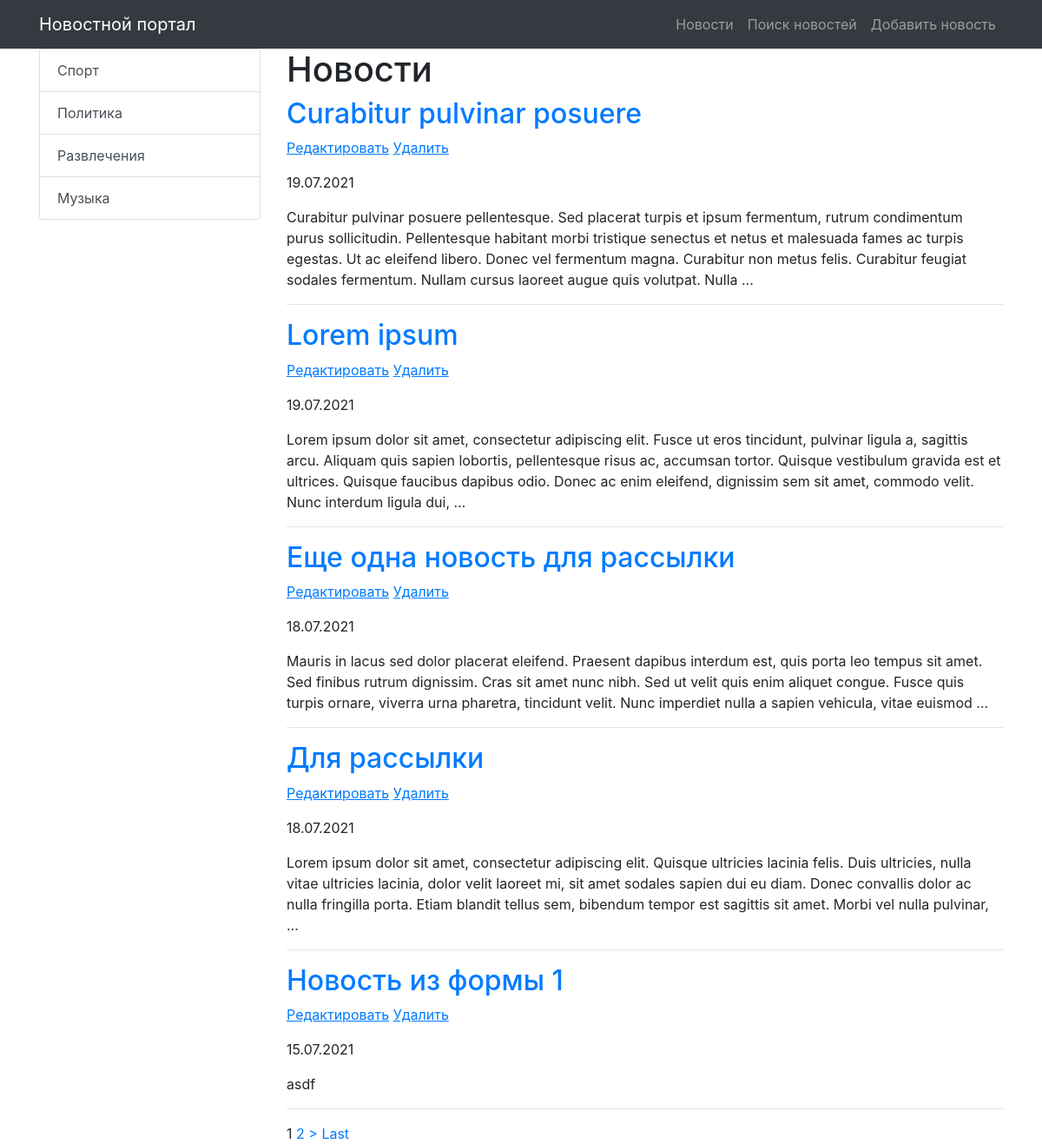
/news/ (signed in), run on an earlier commit of the app's database.
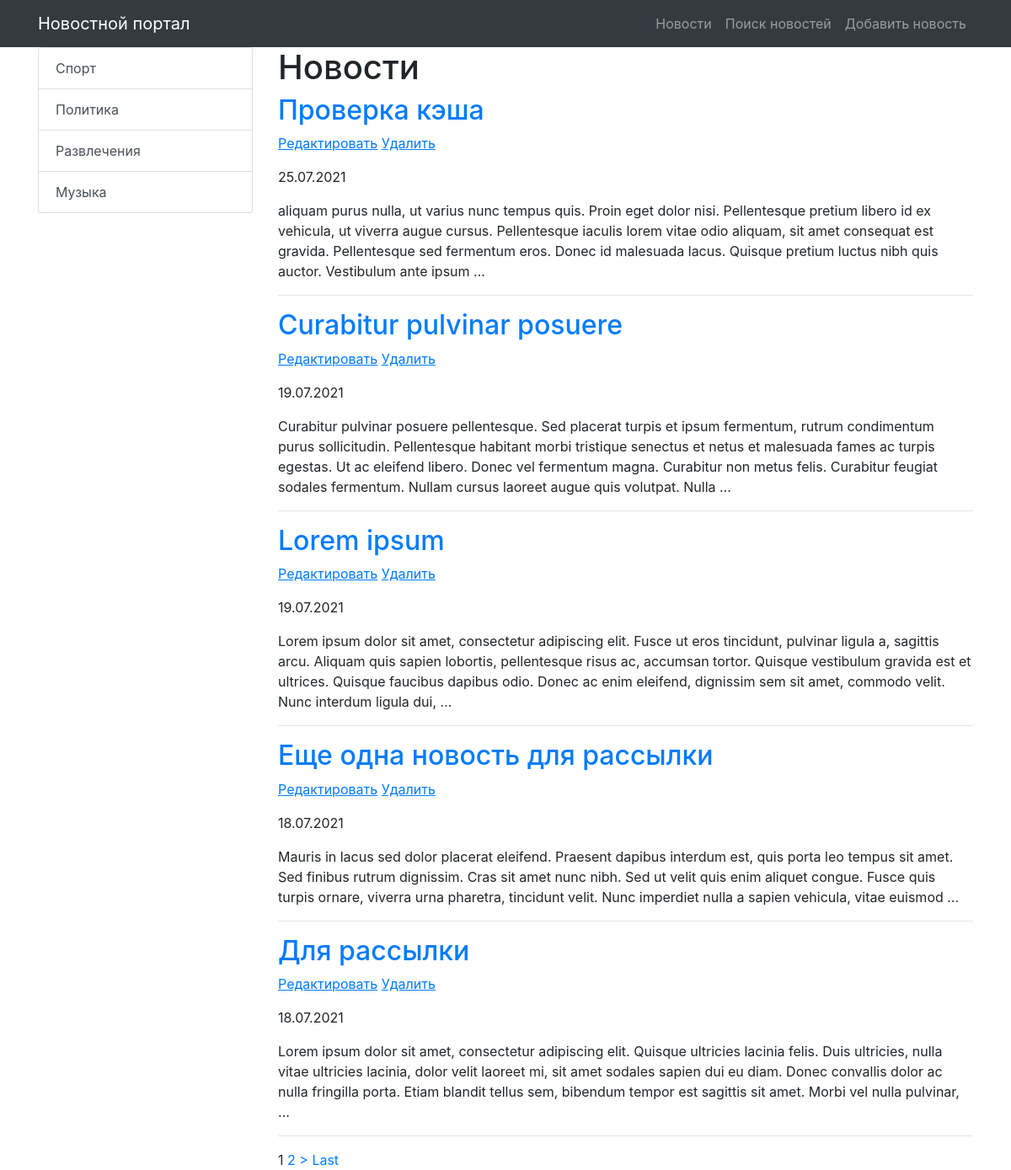
And on a later commit of the database.
### news/models.py (models this page shows, shortened)
class Category(models.Model):
    title = models.CharField(max_length=255, unique=True)
    subscribers = models.ManyToManyField(User)
    def get_absolute_url(self):
        return reverse('news_category', kwargs={'category_id': self.pk})

class Post(models.Model):
    TYPE = [
        ('Article', 'Статья'),
        ('News', 'Новость'),
    ]
    author = models.ForeignKey(Author, on_delete=models.CASCADE, verbose_name='Автор')
    category = models.ManyToManyField(Category, through='PostCategory')
    type = models.CharField(max_length=20, choices=TYPE, verbose_name='Тип', default='Article')
    creation_datetime = models.DateTimeField(auto_now_add=True, verbose_name='Дата публикации')
    title = models.CharField(max_length=255, verbose_name='Название')
    text = models.TextField(verbose_name='Содержание')
    rating = models.IntegerField(default=0)
    class Meta:
        verbose_name = 'Пост'
        verbose_name_plural = 'Посты'
        ordering = ['-creation_datetime', 'title']

### news/views.py (the view)
# urls.py: path('', cache_page(60)(NewsList.as_view())),
class NewsList(LoginRequiredMixin, ListView):
    model = Post
    template_name = 'news/news.html'
    context_object_name = 'news'
    queryset = Post.objects.order_by('-creation_datetime')
    paginate_by = 5
    def get_context_data(self, **kwargs):
        context = super().get_context_data(**kwargs)
        context['posts_amount'] = len(Post.objects.all())
        context['categories'] = Category.objects.all()
        return context

### news/templatetags/custom_filters.py (called while the page is built)
@register.filter(name='censor')
def censor(text, swearing):
    if swearing in text:
        return text.replace(swearing, '***')
    return text

### templates/news/news.html (shortened to what this page needs)
{% extends 'default.html' %}
{% load custom_filters %}
{% block content %}
    <h1>Новости</h1>
    {% if news %}
        {% for item in news %}
            <h2>
                <a href="{% url 'news_one' item.pk %}">{{ item.title | censor:'очень_плохое_слово'}}</a>
            </h2>
            <p>
                <a href="{% url 'news_update' item.pk %}"><u>Редактировать</u></a>
                <a href="{% url 'news_delete' item.pk %}"><u> Удалить </u></a>
            </p>
            <p>{{ item.creation_datetime | date:'d.m.Y'}}</p>
            <p>{{ item.text | censor:'очень_плохое_слово' | truncatewords_html:50}}</p>
            <hr>
        {% endfor %}
    {% else %}
        <h2>Нет никаких новостей :(</h2>
    {% endif %}
    {% if is_paginated %}
        {% for num in page_obj.paginator.page_range %}
            {% if page_obj.number == num %}
                <a>{{ num }}</a>
            {% elif num > page_obj.number|add:'-2' and num < page_obj.number|add:'2' %}
                <a href="?page={{ num }}">{{ num }}</a>
            {% endif %}
        {% endfor %}
        {% if page_obj.has_next %}
            <a href="?page={{ page_obj.next_page_number }}">></a>
            <a href="?page={{ page_obj.paginator.num_pages }}">Last</a>
        {% endif %}
    {% endif %}
{% endblock content %}

### templates/default.html (shortened to what this page needs)
{% load static %}
<!DOCTYPE html>
<html lang="en">
<head>
    <link href="{% static 'vendor/bootstrap/css/bootstrap.min.css' %}" rel="stylesheet">
</head>
<body>
<nav class="navbar navbar-expand-lg navbar-dark bg-dark static-top">
    <div class="container">
        <a class="navbar-brand" href="/news/">Новостной портал</a>
        <div class="collapse navbar-collapse" id="navbarResponsive">
            <ul class="navbar-nav ml-auto">
                <li class="nav-item">
                    <a class="nav-link" href="/news/">Новости</a>
                </li>
                <li class="nav-item">
                    <a class="nav-link" href="{% url 'news_search' %}">Поиск новостей</a>
                </li>
                <li class="nav-item">
                    <a class="nav-link" href="{% url 'news_add' %}">Добавить новость</a>
                </li>
            </ul>
        </div>
    </div>
</nav>
<div class="container">
    <div class="row">
        <div class="col-md-3">
            <div class="list-group">
                {% for item in categories %}
                <a href="{{ item.get_absolute_url }}" class="list-group-item list-group-item-action">
                    {{ item.title }}
                </a>
                {% endfor %}
            </div>
        </div>
        <div class="col-md-9">
            {% block content %}
            {% endblock content %}
        </div>
    </div>
</div>
</body>
</html>

What changed in the data, as far as the page shows it:
no longer on this page (row unchanged): Post: title|censor "Новость из формы 1", creation_datetime "15.07.2021", text|censor "asdf"
added Post: title|censor "Проверка кэша", creation_datetime "25.07.2021", text|censor "aliquam purus nulla, ut varius nunc tempus quis. Proin eget dolor nisi. Pellentesque pretium libero id ex vehicula, ut viverra augue cursus. Pellentesque iaculis lorem vitae odio aliquam, sit amet consequat est gravida. Pellentesque sed fermentum eros. Donec id malesuada lacus. Quisque pretium luctus nibh quis auctor. Vestibulum ante ipsum …"
